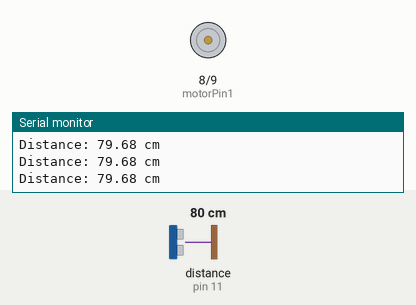
Recording of a sketch running on a simulated Arduino Uno, built with avr-gcc and run on an emulated ATmega328P. Shown: motor-driver pin pairs drawn as motors (green arrow = first pin HIGH = forward, orange = second pin HIGH = backward, longer = more drive), the last lines printed to the serial monitor. Wiring (inferred from the names in the program): ultrasonic range finder: trigger pin 10; echo pin 11. The inputs (shaded band) are chosen by the test bench; at power-on: distance to the obstacle (sensor on pin 11) 80 cm. The echo pulse lasts 58.3 µs per cm.

Above: at 1.2 s.
1.3 s: distance to the obstacle (sensor on pin 11) set to 54 cm
4.3 s: distance to the obstacle (sensor on pin 11) set to 45 cm
At 5.5 s:
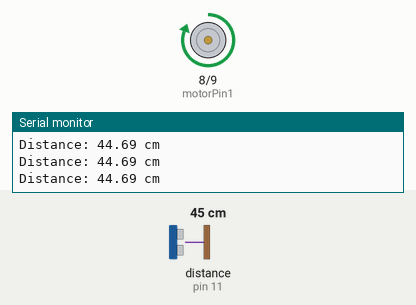
5.8 s: distance to the obstacle (sensor on pin 11) set to 60 cm
At 6.1 s:
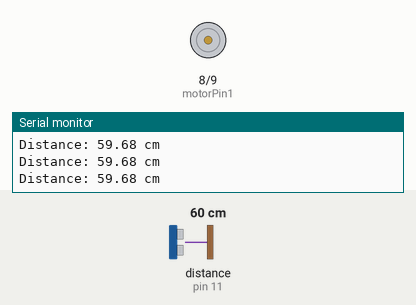
7.3 s: distance to the obstacle (sensor on pin 11) set to 2 cm
At 8.2 s:
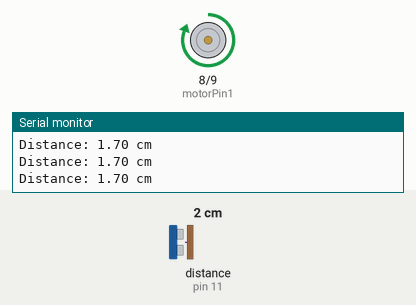
Timing chart, 0 to 9.8 s (numbered marks = the images above; inputs shaded):
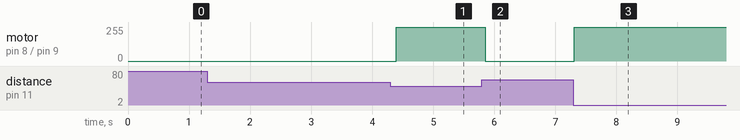

The sketch:

MotorWithSonar.ino
```cpp
int motorPin1 = 8; // Motor driver input pin 1
int motorPin2 = 9; // Motor driver input pin 2
int trigPin = 10; // Trigger pin of ultrasonic sensor
int echoPin = 11; // Echo pin of ultrasonic sensor
int thresholdDistance = 50; // Threshold distance in centimeters

void setup() {
  Serial.begin(9600);
  pinMode(motorPin1, OUTPUT); // Set motor driver input pin 1 as output
  pinMode(motorPin2, OUTPUT); // Set motor driver input pin 2 as output
  pinMode(trigPin, OUTPUT);
  pinMode(echoPin, INPUT);
}

void loop() {
  digitalWrite(trigPin, LOW);
  delayMicroseconds(2);
  digitalWrite(trigPin, HIGH);
  delayMicroseconds(10);
  digitalWrite(trigPin, LOW);

  long duration = pulseIn(echoPin, HIGH);
  float distance = duration * 0.0343 / 2;

  Serial.print("Distance: ");
  Serial.print(distance);
  Serial.println(" cm");

  if (distance < thresholdDistance) {
    // Rotate the motor in one direction (adjust as needed based on motor specifications)
    digitalWrite(motorPin1, HIGH);
    digitalWrite(motorPin2, LOW);
  } else {
    // Stop the motor (adjust as needed based on motor specifications)
    digitalWrite(motorPin1, LOW);
    digitalWrite(motorPin2, LOW);
  }

  delay(100);
}
```

Measured:
- the behaviour switches between 51 and 50 cm on distance to the obstacle (sensor on pin 11) (found by bisection; images 0 and 1)
- after the input at 4.3 s, motor on pin 8 (motorPin1) / pin 9 (motorPin2): stopped → forward 255/255 after 0.10 s
- after the input at 5.8 s, motor on pin 8 (motorPin1) / pin 9 (motorPin2): forward 255/255 → stopped after 0.05 s
- after the input at 7.3 s, motor on pin 8 (motorPin1) / pin 9 (motorPin2): stopped → forward 255/255 at once
